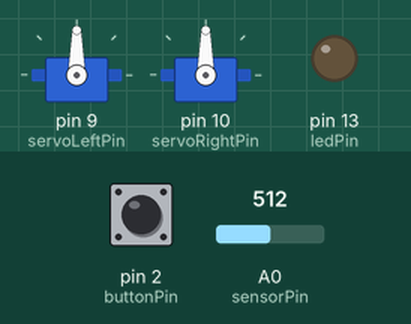
A sketch run on a simulated Arduino Uno, built with avr-gcc and run on an emulated ATmega328P. On the bench: 2 × servo, output pins drawn as LEDs (lit = HIGH). Inputs (shaded band) come from the test bench; at power-on: pin 2 (buttonPin) LOW, A0 (sensorPin) = 512.

Above: at 1.2 s.
1.3 s: pin 2 (buttonPin) pulled HIGH for 0.15 s
At 2.4 s:
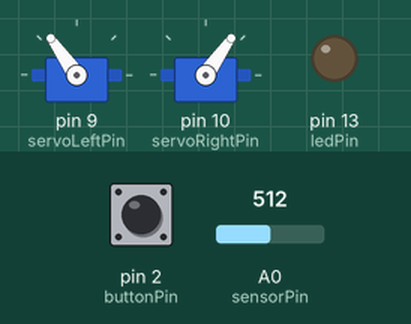
2.9 s: A0 (sensorPin) set to 716
At 3.7 s:
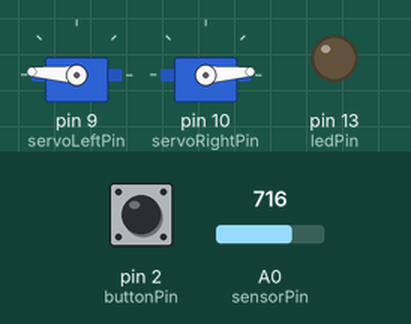
4.5 s: A0 (sensorPin) set to 900
At 5.6 s:
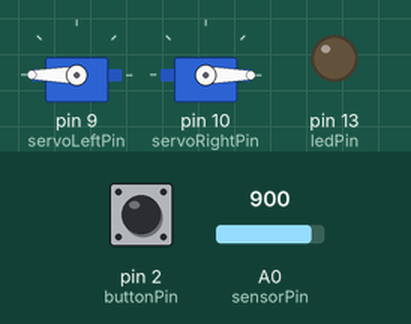
6.0 s: A0 (sensorPin) set to 306
At 7.3 s:
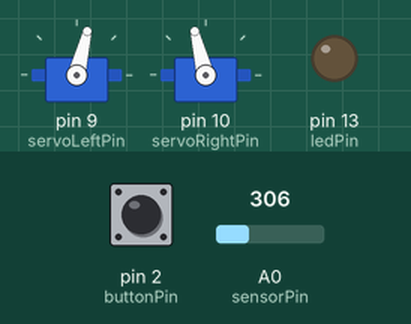
7.6 s: A0 (sensorPin) set to 40
At 8.9 s:
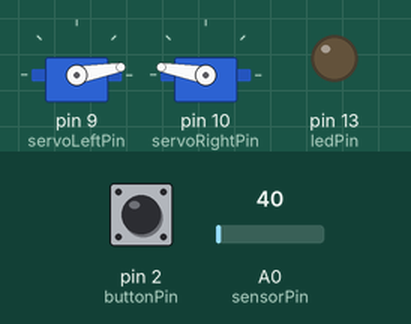
9.2 s: A0 (sensorPin) set to 0
At 10.1 s:
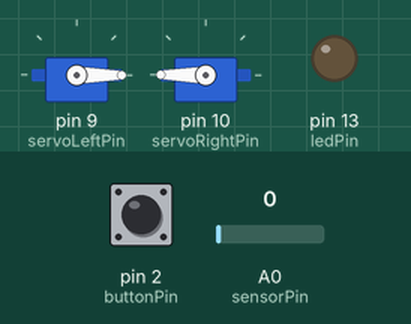
Timing chart, 0 to 11.7 s (numbered marks = the images above; inputs shaded):
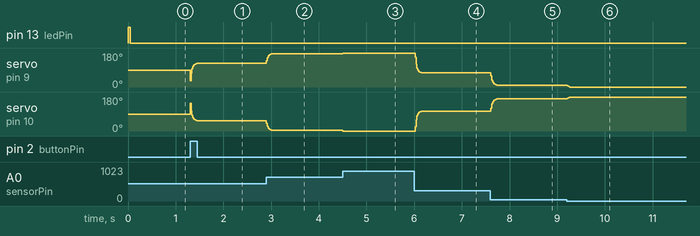

The sketch:

book_club_2modes.ino
```cpp
#include <Servo.h>

Servo servoLeft;            // create servo object to control a servo
Servo servoRight;            // create servo object to control a servo

const byte servoLeftPin = 9;
const byte servoRightPin = 10;
const byte buttonPin = 2;
const byte ledPin = 13;
const int sensorPin = A0;

unsigned long time = 0;
unsigned long lastPress = 0;
volatile byte state = LOW;
volatile byte mode = LOW;     // LOW = button, HIGH = photoresistor
volatile int smoothed = 0;

void setup() {
  servoLeft.attach(servoLeftPin);
  servoRight.attach(servoRightPin);
  pinMode(ledPin, OUTPUT);
  pinMode(sensorPin, INPUT);
  pinMode(buttonPin, INPUT);
  attachInterrupt(digitalPinToInterrupt(buttonPin), buttonPress, RISING);  // HIGH means the button is pressed
}

void loop() {
  if (mode==LOW) {
    if (state == HIGH) {
      digitalWrite(ledPin, HIGH);   // turn LED on:
      forward();
      delay(1000);
      reverse();
      delay(1000);
      turnRight();
      delay(1000);
      turnLeft();
      delay(1000);
      state = LOW;
    } else {
      stopRobot();
      blink();
    }
  } else {
    smoothed = (smoothed*3 + analogRead(sensorPin)/4)/4;
    servoLeft.write(smoothed);
    servoRight.write(180-smoothed);
    delay(10);
  }
}

void buttonPress() {
  if( millis() - lastPress < 2000 ) {     // indicates a "double click"
    mode = !mode;                         // toggle the mode
  } else {                                // just a normal button press
    state = HIGH;
  }
  lastPress = millis();                   // reset this variable
}

void blink() {
  if( millis() - time > 2000 ) {
    time = millis();
  }
  if( millis() - time < 50 ) {
    digitalWrite(ledPin, HIGH);  // turn LED on:
  } else {
    digitalWrite(ledPin, LOW);   // turn LED off:
  }
}

// Motion routines for forward, reverse, turns, and stop
void forward() {
  servoLeft.write(0);
  servoRight.write(180);
}

void reverse() {
  servoLeft.write(180);
  servoRight.write(0);
}

void turnRight() {
  servoLeft.write(180);
  servoRight.write(180);
}
void turnLeft() {
  servoLeft.write(0);
  servoRight.write(0);
}

void stopRobot() {
  servoLeft.write(90);
  servoRight.write(90);
}
```

Measured:
- after the input at 1.3 s, pin 13 (ledPin): stays LOW (without the input it goes to HIGH after 0.70 s); servo on pin 9 (servoLeftPin): 90° → 125° at once; servo on pin 10 (servoRightPin): 90° → 55° at once
- after the input at 2.9 s, servo on pin 9 (servoLeftPin): 125° → 176° at once; servo on pin 10 (servoRightPin): 55° → 4° at once
- after the input at 4.5 s, servo on pin 9 (servoLeftPin): 176° → 180° at once; servo on pin 10 (servoRightPin): 4° → 0° at once
- after the input at 6.0 s, servo on pin 9 (servoLeftPin): 180° → 76° at once; servo on pin 10 (servoRightPin): 0° → 104° at once
- after the input at 7.6 s, servo on pin 9 (servoLeftPin): 76° → 10° at once; servo on pin 10 (servoRightPin): 104° → 170° at once
- after the input at 9.2 s, servo on pin 9 (servoLeftPin): 10° → 0° at once; servo on pin 10 (servoRightPin): 170° → 180° at once
